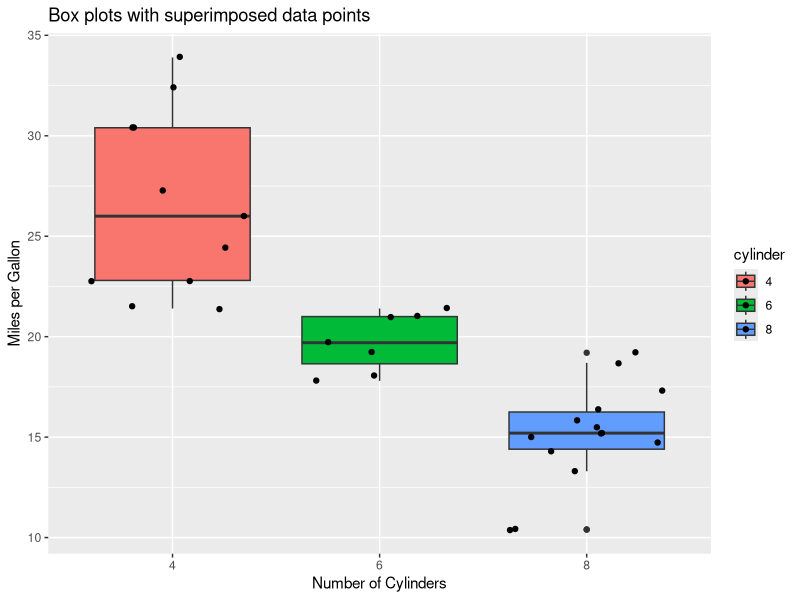
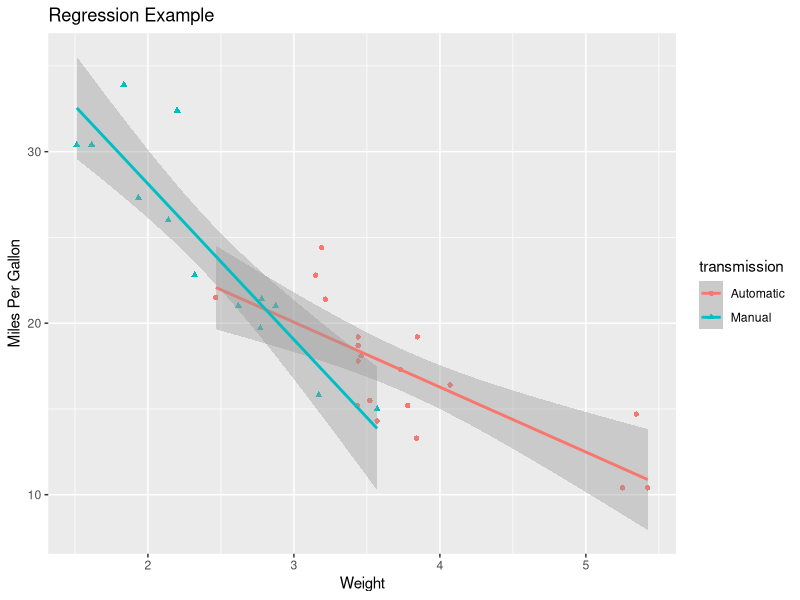
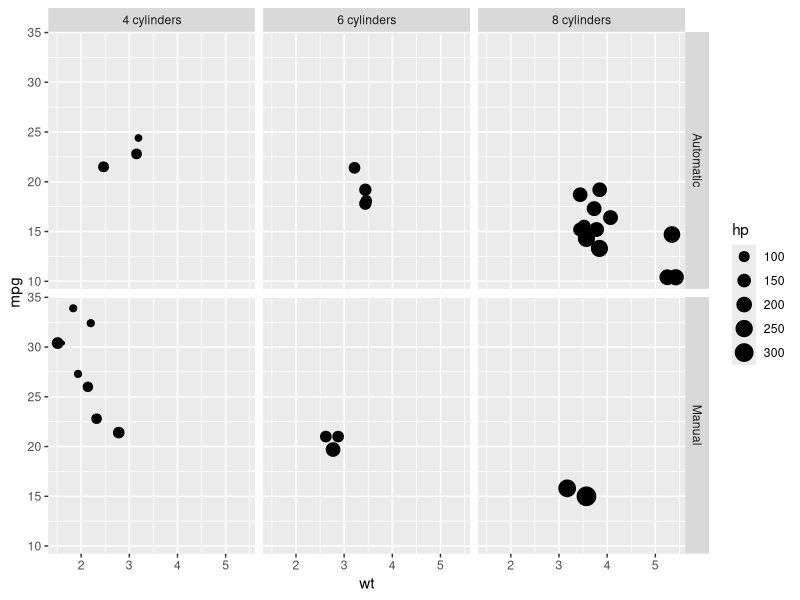
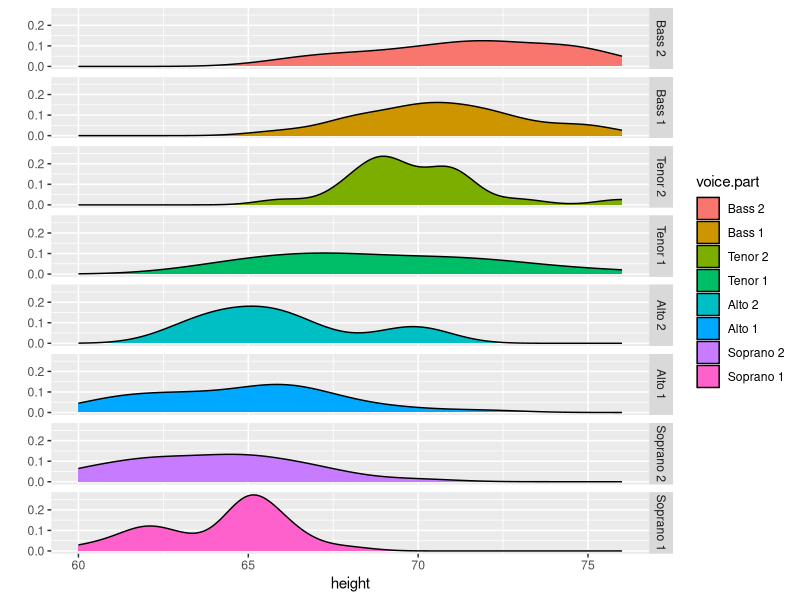

These charts were generated, in order, by the following R code:
# --ggplot2--

# box plots example
library(ggplot2)
mtcars$cylinder <- as.factor(mtcars$cyl)
qplot(cylinder, mpg, data=mtcars, geom=c("boxplot", "jitter"),
      fill=cylinder,
      main="Box plots with superimposed data points",
      xlab= "Number of Cylinders",
      ylab="Miles per Gallon")

# regression example
library(ggplot2)
transmission <- factor(mtcars$am, levels = c(0, 1), 
                       labels = c("Automatic", "Manual"))
qplot(wt, mpg, data = mtcars, 
      color = transmission, shape = transmission, 
      geom = c("point", "smooth"), 
      method = "lm", formula = y ~ x, 
      xlab = "Weight",  ylab = "Miles Per Gallon", 
      main = "Regression Example")

# bubble plot example
library(ggplot2)
mtcars$cyl <- factor(mtcars$cyl, levels = c(4, 6, 8), 
                     labels = c("4 cylinders", "6 cylinders", "8 cylinders"))
mtcars$am <- factor(mtcars$am, levels = c(0, 1), 
                    labels = c("Automatic", "Manual"))
qplot(wt, mpg, data = mtcars, facets = am ~ cyl, size = hp)

# density plot example
library(ggplot2)
data(singer, package = "lattice")
qplot(height, data = singer, geom = c("density"), 
      facets = voice.part ~ ., fill = voice.part)

